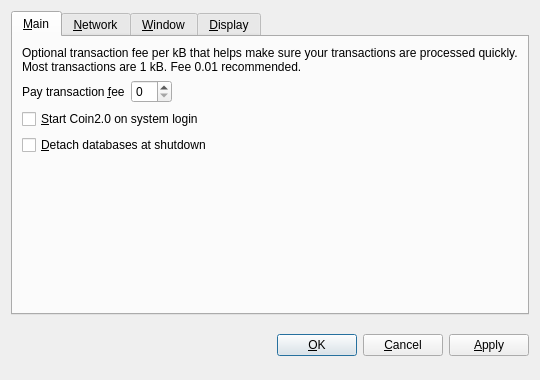
<?xml version="1.0" encoding="UTF-8"?>
<ui version="4.0">
 <class>OptionsDialog</class>
 <widget class="QDialog" name="OptionsDialog">
  <property name="geometry">
   <rect>
    <x>0</x>
    <y>0</y>
    <width>540</width>
    <height>380</height>
   </rect>
  </property>
  <property name="windowTitle">
   <string>Options</string>
  </property>
  <property name="modal">
   <bool>true</bool>
  </property>
  <layout class="QVBoxLayout" name="verticalLayout">
   <item>
    <widget class="QTabWidget" name="tabWidget">
     <property name="tabPosition">
      <enum>QTabWidget::North</enum>
     </property>
     <property name="currentIndex">
      <number>0</number>
     </property>
     <widget class="QWidget" name="tabMain">
      <attribute name="title">
       <string>&amp;Main</string>
      </attribute>
      <layout class="QVBoxLayout" name="verticalLayout_Main">
       <item>
        <widget class="QLabel" name="transactionFeeInfoLabel">
         <property name="text">
          <string>Optional transaction fee per kB that helps make sure your transactions are processed quickly. Most transactions are 1 kB. Fee 0.01 recommended.</string>
         </property>
         <property name="textFormat">
          <enum>Qt::PlainText</enum>
         </property>
         <property name="wordWrap">
          <bool>true</bool>
         </property>
        </widget>
       </item>
       <item>
        <layout class="QHBoxLayout" name="horizontalLayout_Main">
         <item>
          <widget class="QLabel" name="transactionFeeLabel">
           <property name="text">
            <string>Pay transaction &amp;fee</string>
           </property>
           <property name="textFormat">
            <enum>Qt::PlainText</enum>
           </property>
           <property name="buddy">
            <cstring>transactionFee</cstring>
           </property>
          </widget>
         </item>
         <item>
          <widget class="BitcoinAmountField" name="transactionFee"/>
         </item>
         <item>
          <spacer name="horizontalSpacer_Main">
           <property name="orientation">
            <enum>Qt::Horizontal</enum>
           </property>
           <property name="sizeHint" stdset="0">
            <size>
             <width>40</width>
             <height>20</height>
            </size>
           </property>
          </spacer>
         </item>
        </layout>
       </item>
       <item>
        <widget class="QCheckBox" name="bitcoinAtStartup">
         <property name="toolTip">
          <string>Automatically start Coin2.0 after logging in to the system.</string>
         </property>
         <property name="text">
          <string>&amp;Start Coin2.0 on system login</string>
         </property>
        </widget>
       </item>
       <item>
        <widget class="QCheckBox" name="detachDatabases">
         <property name="toolTip">
          <string>Detach block and address databases at shutdown. This means they can be moved to another data directory, but it slows down shutdown. The wallet is always detached.</string>
         </property>
         <property name="text">
          <string>&amp;Detach databases at shutdown</string>
         </property>
        </widget>
       </item>
       <item>
        <spacer name="verticalSpacer_Main">
         <property name="orientation">
          <enum>Qt::Vertical</enum>
         </property>
         <property name="sizeHint" stdset="0">
          <size>
           <width>20</width>
           <height>40</height>
          </size>
         </property>
        </spacer>
       </item>
      </layout>
     </widget>
     <widget class="QWidget" name="tabNetwork">
      <attribute name="title">
       <string>&amp;Network</string>
      </attribute>
      <layout class="QVBoxLayout" name="verticalLayout_Network">
       <item>
        <widget class="QCheckBox" name="mapPortUpnp">
         <property name="toolTip">
          <string>Automatically open the Coin2.0 client port on the router. This only works when your router supports UPnP and it is enabled.</string>
         </property>
         <property name="text">
          <string>Map port using &amp;UPnP</string>
         </property>
        </widget>
       </item>
       <item>
        <widget class="QCheckBox" name="connectSocks">
         <property name="toolTip">
          <string>Connect to the Coin2.0 network through a SOCKS proxy (e.g. when connecting through Tor).</string>
         </property>
         <property name="text">
          <string>&amp;Connect through SOCKS proxy:</string>
         </property>
        </widget>
       </item>
       <item>
        <layout class="QHBoxLayout" name="horizontalLayout_Network">
         <item>
          <widget class="QLabel" name="proxyIpLabel">
           <property name="text">
            <string>Proxy &amp;IP:</string>
           </property>
           <property name="textFormat">
            <enum>Qt::PlainText</enum>
           </property>
           <property name="buddy">
            <cstring>proxyIp</cstring>
           </property>
          </widget>
         </item>
         <item>
          <widget class="QValidatedLineEdit" name="proxyIp">
           <property name="maximumSize">
            <size>
             <width>140</width>
             <height>16777215</height>
            </size>
           </property>
           <property name="toolTip">
            <string>IP address of the proxy (e.g. 127.0.0.1)</string>
           </property>
          </widget>
         </item>
         <item>
          <widget class="QLabel" name="proxyPortLabel">
           <property name="text">
            <string>&amp;Port:</string>
           </property>
           <property name="textFormat">
            <enum>Qt::PlainText</enum>
           </property>
           <property name="buddy">
            <cstring>proxyPort</cstring>
           </property>
          </widget>
         </item>
         <item>
          <widget class="QLineEdit" name="proxyPort">
           <property name="maximumSize">
            <size>
             <width>55</width>
             <height>16777215</height>
            </size>
           </property>
           <property name="toolTip">
            <string>Port of the proxy (e.g. 9050)</string>
           </property>
          </widget>
         </item>
         <item>
          <widget class="QLabel" name="socksVersionLabel">
           <property name="text">
            <string>SOCKS &amp;Version:</string>
           </property>
           <property name="textFormat">
            <enum>Qt::PlainText</enum>
           </property>
           <property name="buddy">
            <cstring>socksVersion</cstring>
           </property>
          </widget>
         </item>
         <item>
          <widget class="QValueComboBox" name="socksVersion">
           <property name="toolTip">
            <string>SOCKS version of the proxy (e.g. 5)</string>
           </property>
          </widget>
         </item>
         <item>
          <spacer name="horizontalSpacer_Network">
           <property name="orientation">
            <enum>Qt::Horizontal</enum>
           </property>
           <property name="sizeHint" stdset="0">
            <size>
             <width>40</width>
             <height>20</height>
            </size>
           </property>
          </spacer>
         </item>
        </layout>
       </item>
       <item>
        <spacer name="verticalSpacer_Network">
         <property name="orientation">
          <enum>Qt::Vertical</enum>
         </property>
         <property name="sizeHint" stdset="0">
          <size>
           <width>20</width>
           <height>40</height>
          </size>
         </property>
        </spacer>
       </item>
      </layout>
     </widget>
     <widget class="QWidget" name="tabWindow">
      <attribute name="title">
       <string>&amp;Window</string>
      </attribute>
      <layout class="QVBoxLayout" name="verticalLayout_Window">
       <item>
        <widget class="QCheckBox" name="minimizeToTray">
         <property name="toolTip">
          <string>Show only a tray icon after minimizing the window.</string>
         </property>
         <property name="text">
          <string>&amp;Minimize to the tray instead of the taskbar</string>
         </property>
        </widget>
       </item>
       <item>
        <widget class="QCheckBox" name="minimizeOnClose">
         <property name="toolTip">
          <string>Minimize instead of exit the application when the window is closed. When this option is enabled, the application will be closed only after selecting Quit in the menu.</string>
         </property>
         <property name="text">
          <string>M&amp;inimize on close</string>
         </property>
        </widget>
       </item>
       <item>
        <spacer name="verticalSpacer_Window">
         <property name="orientation">
          <enum>Qt::Vertical</enum>
         </property>
         <property name="sizeHint" stdset="0">
          <size>
           <width>20</width>
           <height>40</height>
          </size>
         </property>
        </spacer>
       </item>
      </layout>
     </widget>
     <widget class="QWidget" name="tabDisplay">
      <attribute name="title">
       <string>&amp;Display</string>
      </attribute>
      <layout class="QVBoxLayout" name="verticalLayout_Display">
       <item>
        <layout class="QHBoxLayout" name="horizontalLayout_1_Display">
         <item>
          <widget class="QLabel" name="langLabel">
           <property name="text">
            <string>User Interface &amp;language:</string>
           </property>
           <property name="textFormat">
            <enum>Qt::PlainText</enum>
           </property>
           <property name="buddy">
            <cstring>lang</cstring>
           </property>
          </widget>
         </item>
         <item>
          <widget class="QValueComboBox" name="lang">
           <property name="toolTip">
            <string>The user interface language can be set here. This setting will take effect after restarting Coin2.0.</string>
           </property>
          </widget>
         </item>
        </layout>
       </item>
       <item>
        <layout class="QHBoxLayout" name="horizontalLayout_2_Display">
         <item>
          <widget class="QLabel" name="unitLabel">
           <property name="text">
            <string>&amp;Unit to show amounts in:</string>
           </property>
           <property name="textFormat">
            <enum>Qt::PlainText</enum>
           </property>
           <property name="buddy">
            <cstring>unit</cstring>
           </property>
          </widget>
         </item>
         <item>
          <widget class="QValueComboBox" name="unit">
           <property name="toolTip">
            <string>Choose the default subdivision unit to show in the interface and when sending coins.</string>
           </property>
          </widget>
         </item>
        </layout>
       </item>
       <item>
        <widget class="QCheckBox" name="displayAddresses">
         <property name="toolTip">
          <string>Whether to show Coin2.0 addresses in the transaction list or not.</string>
         </property>
         <property name="text">
          <string>&amp;Display addresses in transaction list</string>
         </property>
        </widget>
       </item>
       <item>
        <spacer name="verticalSpacer_Display">
         <property name="orientation">
          <enum>Qt::Vertical</enum>
         </property>
         <property name="sizeHint" stdset="0">
          <size>
           <width>20</width>
           <height>40</height>
          </size>
         </property>
        </spacer>
       </item>
      </layout>
     </widget>
    </widget>
   </item>
   <item>
    <layout class="QHBoxLayout" name="horizontalLayout_Buttons">
     <item>
      <spacer name="horizontalSpacer_1">
       <property name="orientation">
        <enum>Qt::Horizontal</enum>
       </property>
       <property name="sizeHint" stdset="0">
        <size>
         <width>40</width>
         <height>48</height>
        </size>
       </property>
      </spacer>
     </item>
     <item>
      <widget class="QLabel" name="statusLabel">
       <property name="font">
        <font>
         <weight>75</weight>
         <bold>true</bold>
        </font>
       </property>
       <property name="text">
        <string/>
       </property>
       <property name="textFormat">
        <enum>Qt::PlainText</enum>
       </property>
       <property name="wordWrap">
        <bool>true</bool>
       </property>
      </widget>
     </item>
     <item>
      <spacer name="horizontalSpacer_2">
       <property name="orientation">
        <enum>Qt::Horizontal</enum>
       </property>
       <property name="sizeHint" stdset="0">
        <size>
         <width>40</width>
         <height>48</height>
        </size>
       </property>
      </spacer>
     </item>
     <item>
      <widget class="QPushButton" name="okButton">
       <property name="text">
        <string>&amp;OK</string>
       </property>
      </widget>
     </item>
     <item>
      <widget class="QPushButton" name="cancelButton">
       <property name="text">
        <string>&amp;Cancel</string>
       </property>
       <property name="autoDefault">
        <bool>false</bool>
       </property>
      </widget>
     </item>
     <item>
      <widget class="QPushButton" name="applyButton">
       <property name="text">
        <string>&amp;Apply</string>
       </property>
       <property name="autoDefault">
        <bool>false</bool>
       </property>
      </widget>
     </item>
    </layout>
   </item>
  </layout>
 </widget>
 <customwidgets>
  <customwidget>
   <class>BitcoinAmountField</class>
   <extends>QSpinBox</extends>
   <header>bitcoinamountfield.h</header>
  </customwidget>
  <customwidget>
   <class>QValueComboBox</class>
   <extends>QComboBox</extends>
   <header>qvaluecombobox.h</header>
  </customwidget>
  <customwidget>
   <class>QValidatedLineEdit</class>
   <extends>QLineEdit</extends>
   <header>qvalidatedlineedit.h</header>
  </customwidget>
 </customwidgets>
 <resources/>
 <connections/>
</ui>
